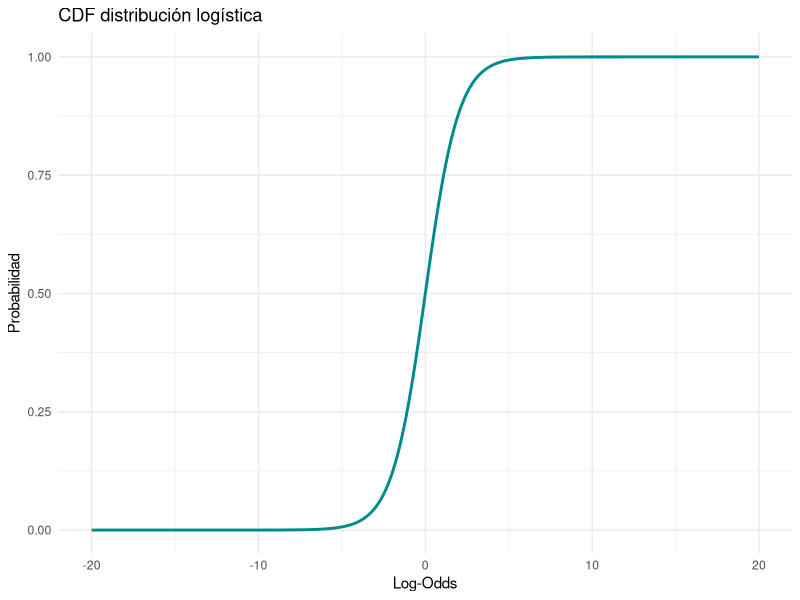
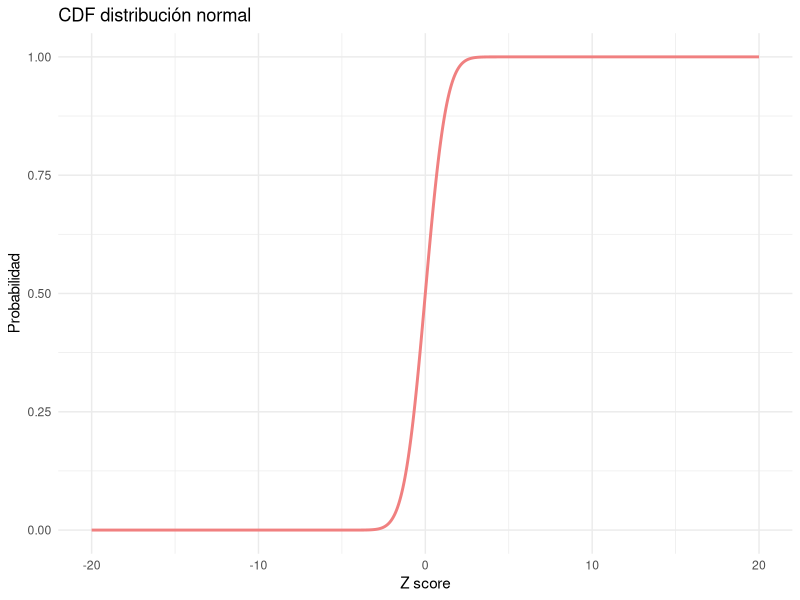
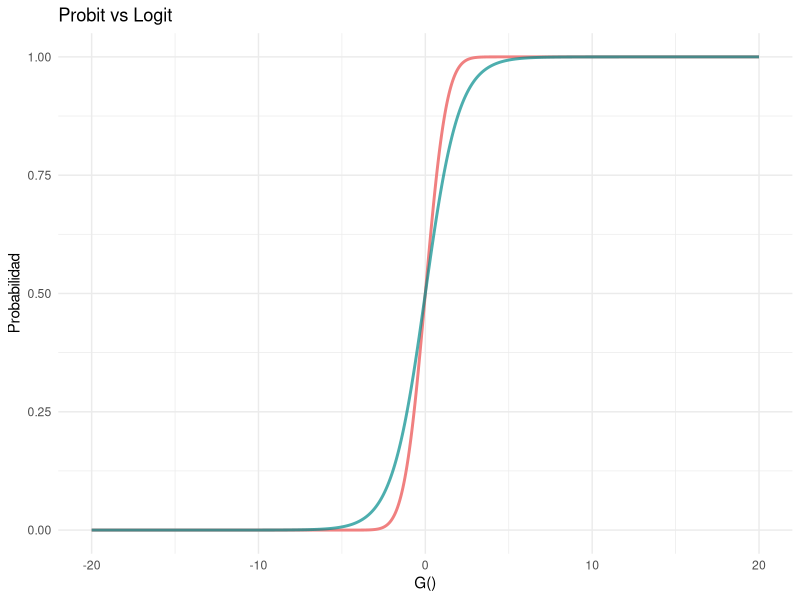
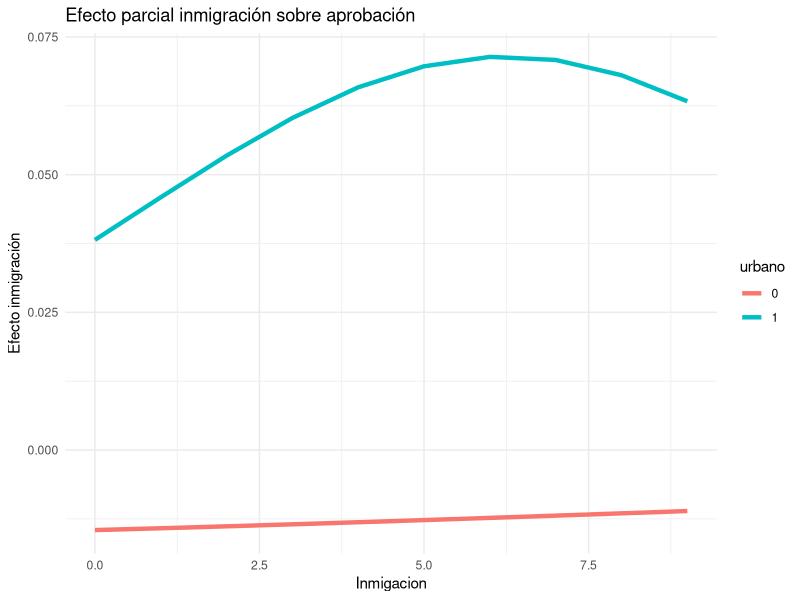
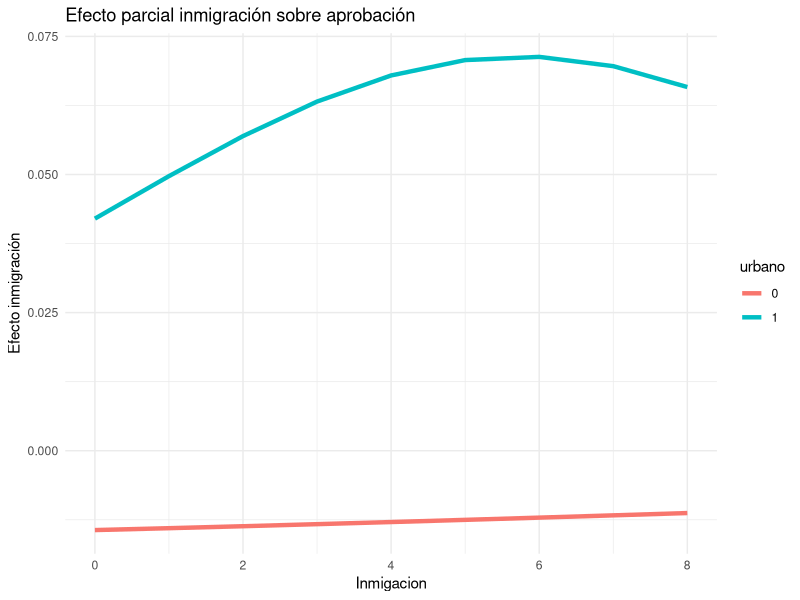

Here is the R script that generated these plots, in order:
## ---- chunk 1

if (!require(tidyverse)) {
  install.packages("tidyverse")
}

if (!require(stats)) {
  install.packages("stats")
}

library(tidyverse)
library(stats)
## ---- chunk 2

cep_bruta <- read.csv("base_90.csv")
## ---- chunk 3

cep <- cep_bruta %>%
  select(eval_gob_1, iden_pol_2, iden_nacional_14, iden_nacional_16,esc_nivel_1_c, edad, sexo, gse, zona_u_r)
## ---- chunk 4

cep <- cep %>%
  filter_all(all_vars(. != -8 & . != -9)) %>%
  filter(iden_nacional_14 != 5) %>%
  filter(eval_gob_1 != 3)
## ---- chunk 5

cep <- cep %>%
  mutate(aprobacion = 2 - eval_gob_1,
         izquierda = 10 - iden_pol_2,
         orgullo = 4 - iden_nacional_14,
         inmigracion = iden_nacional_16 - 1,
         edad_18 = edad - 18,
         urbano = 2 - zona_u_r,
         escolaridad = esc_nivel_1_c,
         mujer = sexo - 1,
         gse = 5 - gse
         ) %>%
  select(aprobacion, izquierda, orgullo, inmigracion, edad_18, urbano, escolaridad, mujer, gse)
## ---- chunk 6

cep %>%
  select(aprobacion, inmigracion, izquierda, edad_18, mujer) %>%
  summary()
## ---- chunk 7

cep %>%
  select(aprobacion, inmigracion, izquierda, edad_18, mujer) %>%
  cor()
## ---- chunk 8

log_odds <- seq(-20, 20, length.out = 1000)

probabilidad <- plogis(log_odds)

odds_data <- data.frame(probabilidad = probabilidad, log_odds = log_odds)

ggplot(data = odds_data, aes(x = log_odds, y = probabilidad)) +
  geom_line(color="cyan4", linewidth = 1)+
  labs(x = "Log-Odds", y = "Probabilidad") +
  theme_minimal() +
  ggtitle("CDF distribución logística")
## ---- chunk 9

logit_simple <- glm(aprobacion ~ inmigracion, family=binomial(link="logit"), data=cep)

summary(logit_simple)
## ---- chunk 10

log_odds <- sum(logit_simple$coefficients * c(1, 4))

partial_effect <- dlogis(log_odds) * logit_simple$coefficients["inmigracion"]

log_odds

partial_effect
## ---- chunk 11

log_odds_1 <- sum(logit_simple$coefficients * c(1,4))

log_odds_2 <- sum(logit_simple$coefficients * c(1,5))

partial_effect <- plogis(log_odds_2) - plogis(log_odds_1)

partial_effect

## ---- chunk 12

z_score <- seq(-20, 20, length.out = 1000)

probabilidad <- pnorm(z_score)

standard_data <- data.frame(probabilidad = probabilidad, z_score = z_score)

ggplot(data = standard_data, aes(x = z_score, y = probabilidad)) +
  geom_line(color="lightcoral", linewidth = 1)+
  labs(x = "Z score", y = "Probabilidad") +
  theme_minimal() +
  ggtitle("CDF distribución normal")

ggplot(data = standard_data, aes(x = z_score, y = probabilidad)) +
  geom_line(color="lightcoral", linewidth = 1)+
  geom_line(data=odds_data, aes(log_odds, probabilidad), color="cyan4", size = 1, alpha=0.7)+
  labs(x = "G()", y = "Probabilidad") +
  theme_minimal() +
  ggtitle("Probit vs Logit")
## ---- chunk 13

probit_simple <- glm(aprobacion ~ inmigracion, family=binomial(link="probit"), data=cep)

summary(probit_simple)
## ---- chunk 14

z_score <- sum(probit_simple$coefficients * c(1, 1))

partial_effect <- dnorm(z_score) * probit_simple$coefficients["inmigracion"]

partial_effect

## ---- chunk 15

## ---- chunk 16


## ---- chunk 17

logit_multiple <- glm(aprobacion ~ inmigracion + izquierda + edad_18 + mujer + urbano, family=binomial(link="logit"), data=cep)

summary(logit_multiple)
## ---- chunk 18

log_odds_1 <- sum(logit_multiple$coefficients * c(1, 4, mean(cep$izquierda), mean(cep$edad_18), 1, 0))

log_odds_2 <- sum(logit_multiple$coefficients * c(1, 5, mean(cep$izquierda), mean(cep$edad_18), 1, 0))

partial_effect <- plogis(log_odds_2) - plogis(log_odds_1)

partial_effect
## ---- chunk 19

logit_marginal <- glm(aprobacion ~ inmigracion + izquierda + edad_18 + mujer + urbano + inmigracion*urbano + I(inmigracion^2), family=binomial(link="logit"), data=cep)

summary(logit_marginal)
## ---- chunk 20

log_odds <- sum(logit_marginal$coefficients * c(1, 2, mean(cep$izquierda), mean(cep$edad_18), 0, 1, 2^2, 2))

partial_effect_2 <-  dlogis(log_odds) * (logit_marginal$coefficients["inmigracion"] + 2*logit_marginal$coefficients["I(inmigracion^2)"]*2 + logit_marginal$coefficients["inmigracion:urbano"]*1)

partial_effect_2
## ---- chunk 21


## ---- chunk 22

## ---- chunk 23

probit_multiple <- glm(aprobacion ~ inmigracion + izquierda + edad_18 + mujer + urbano + urbano*inmigracion, family=binomial(link="probit"), data=cep)

summary(probit_multiple)

## ---- chunk 24

cep$predicted <- round(probit_multiple$fitted.values)
## ---- chunk 25

suma <- cep$aprobacion + cep$predicted
## ---- chunk 26

table(suma)
## ---- chunk 27

pcp <- (nrow(cep) - sum(suma[suma==1])) / nrow(cep)

pcp
## ---- chunk 28

sensibilidad <- length(suma[suma==2]) / sum(cep$aprobacion)

sensibilidad
## ---- chunk 29

especificidad <- length(suma[suma==0]) / (nrow(cep) - sum(cep$aprobacion))

especificidad
## ---- chunk 30


## ---- chunk 31


## ---- chunk 32

cor(cep$aprobacion, probit_multiple$fitted.values)^2
## ---- chunk 33

probit_restringido <- glm(aprobacion ~ inmigracion + izquierda + urbano + urbano*inmigracion, family=binomial(link="probit"), data=cep)

## ---- chunk 34

## ---- chunk 35

## ---- chunk 36


## ---- chunk 37

partial_effects_rural <- c()

partial_effects_urbano <- c()

for (i in min(cep$inmigracion):max(cep$inmigracion)) {
  
  z_score_rural <- sum(probit_restringido$coefficients * c(1, i, mean(cep$izquierda), 0, 0))
  
  z_score_urbano <- sum(probit_restringido$coefficients * c(1, i, mean(cep$izquierda), 1, i))
  
  partial_rural <- dnorm(z_score_rural) * probit_restringido$coefficients["inmigracion"]
  
  partial_urbano <- dnorm(z_score_urbano) * (probit_restringido$coefficients["inmigracion"] + probit_restringido$coefficients["inmigracion:urbano"]*1)
  
  partial_effects_rural <- c(partial_effects_rural, partial_rural)
  
  partial_effects_urbano <- c(partial_effects_urbano, partial_urbano)
  
}

partial_df <- data.frame(inmigracion=rep(min(cep$inmigracion):max(cep$inmigracion), times=2), partial = c(partial_effects_rural, partial_effects_urbano), urbano=as.factor(rep(c(0, 1), each=10)))


ggplot(data=partial_df, aes(x=inmigracion, y=partial, color=urbano))+
  geom_line(size=1.5)+
  ggtitle("Efecto parcial inmigración sobre aprobación")+
  xlab("Inmigacion")+
  ylab("Efecto inmigración")+
  theme_minimal()
## ---- chunk 38

partial_effects_rural <- c()

partial_effects_urbano <- c()

for (i in min(cep$inmigracion):(max(cep$inmigracion)-1)) {
  
  z_score_rural_1 <- sum(probit_restringido$coefficients * c(1, i, mean(cep$izquierda), 0, 0))
  
  z_score_rural_2 <- sum(probit_restringido$coefficients * c(1, i+1, mean(cep$izquierda), 0, 0))
  
  z_score_urbano_1 <- sum(probit_restringido$coefficients * c(1, i, mean(cep$izquierda), 1, i))

  z_score_urbano_2 <- sum(probit_restringido$coefficients * c(1, i+1, mean(cep$izquierda), 1, i+1))  
    
  partial_rural <- pnorm(z_score_rural_2) - pnorm(z_score_rural_1)
  
  partial_urbano <- pnorm(z_score_urbano_2) - pnorm(z_score_urbano_1)
  
  partial_effects_rural <- c(partial_effects_rural, partial_rural)
  
  partial_effects_urbano <- c(partial_effects_urbano, partial_urbano)
  
}

partial_df <- data.frame(inmigracion=rep(min(cep$inmigracion):(max(cep$inmigracion)-1), times=2), partial = c(partial_effects_rural, partial_effects_urbano), urbano=as.factor(rep(c(0,1), each=9)))


ggplot(data=partial_df, aes(x=inmigracion, y=partial, color=urbano))+
  geom_line(size=1.5)+
  ggtitle("Efecto parcial inmigración sobre aprobación")+
  xlab("Inmigacion")+
  ylab("Efecto inmigración")+
  theme_minimal()
## ---- chunk 39


z_scores <- qnorm(probit_restringido$fitted.values)

## ---- chunk 40

## ---- chunk 41

## ---- chunk 42

# No podemos estimar el efecto parcial de 9 a 10, porque el valor máximo es 9.

cep_cero <- cep %>%
  filter(inmigracion != 9)

cep_uno <- cep_cero %>%
  mutate(inmigracion = inmigracion + 1)

prob_cero <- pnorm(predict(probit_restringido, newdata=cep_cero))

prob_uno <- pnorm(predict(probit_restringido, newdata=cep_uno))

APE <- mean(prob_uno - prob_cero)

print(APE)
